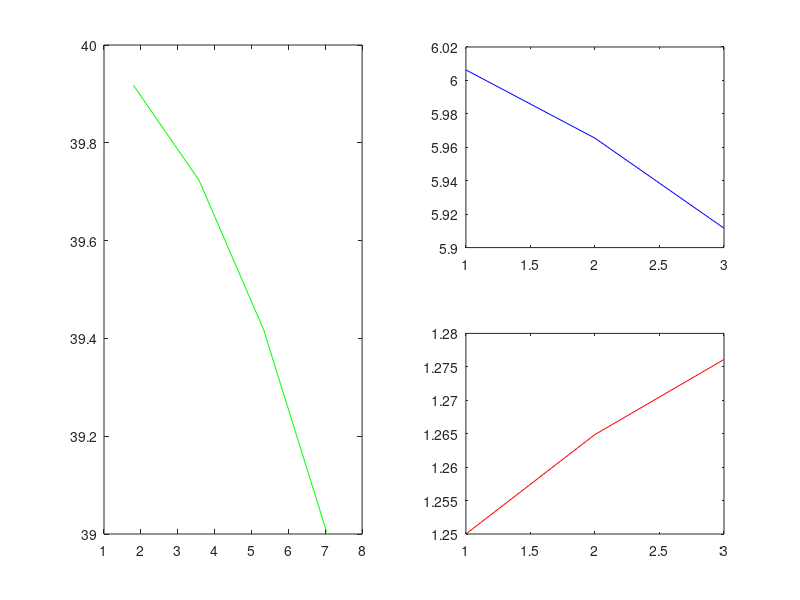

Reproduce this figure in MATLAB. (Note: this script raises an error after producing the figure.)
%%%%%%%%%%%%%%%%%%%%%%%%%%%
% Midterm Number: 2
% Problem number: 3
% Student Name: Jing-Hong Hu
% Student ID: 109550020
% Email address: henryhu.cs09@nycu.edu.tw
% Department: Computer Science, NYCU
% Date: 5/11/2022
% National Yang Ming Chiao Tung University, Taiwan
%%%%%%%%%%%%%%%%%%%%%%%%%%%%
close all; clear; clc;		% close all windows
                            % clear variables, and clear screen
disp('Midterm Problem 2.3') % show Midterm Problem 2.3
disp('Jing-Hong Hu; 109550020');

d = 0.005;
t = 0;
dt = 0.3;
tmax = 100;
v = [6 0.1];
p = [0 40];
m = 1;
M = 2000;

x = [];
y = [];
p_h = [];
v_h = [];
a_h = [];
t_h = [];
step = 0;
Step = [];
N = 3;
while t <= tmax
	F = -(p*m*M)/(norm(p)*(p*p'));
    a = F/m - 2*d*v*sin(1.5*t)*exp(2*cos(t));	% acceleration, -d*v is a damping force
    v = v + a*dt;	% velocity
    p = p + v*dt; 	% position
    x = [x p(1)];
    y = [y p(2)];
	p_h = [p_h; p];
	v_h = [v_h norm(v)];
	a_h = [a_h norm(a)];
    step = step+1;
    Step = [Step, step];
    t = t + dt;
    subplot(1,2,1)
    plot(x, y, Color='green')
	len = length(p_h(:,1));
	if len > N
		for i = 0:1:N-1
			now = p_h(len-i, :);
			viscircles([now(1), now(2)], 1, Color='red');
		end
	end
    axis([-50 50 -50 50])
    subplot(2,2,2)
    plot(Step, v_h, Color='blue')
    subplot(2,2,4)
    plot(Step, a_h, Color='red')
    pause(0.01)
end

